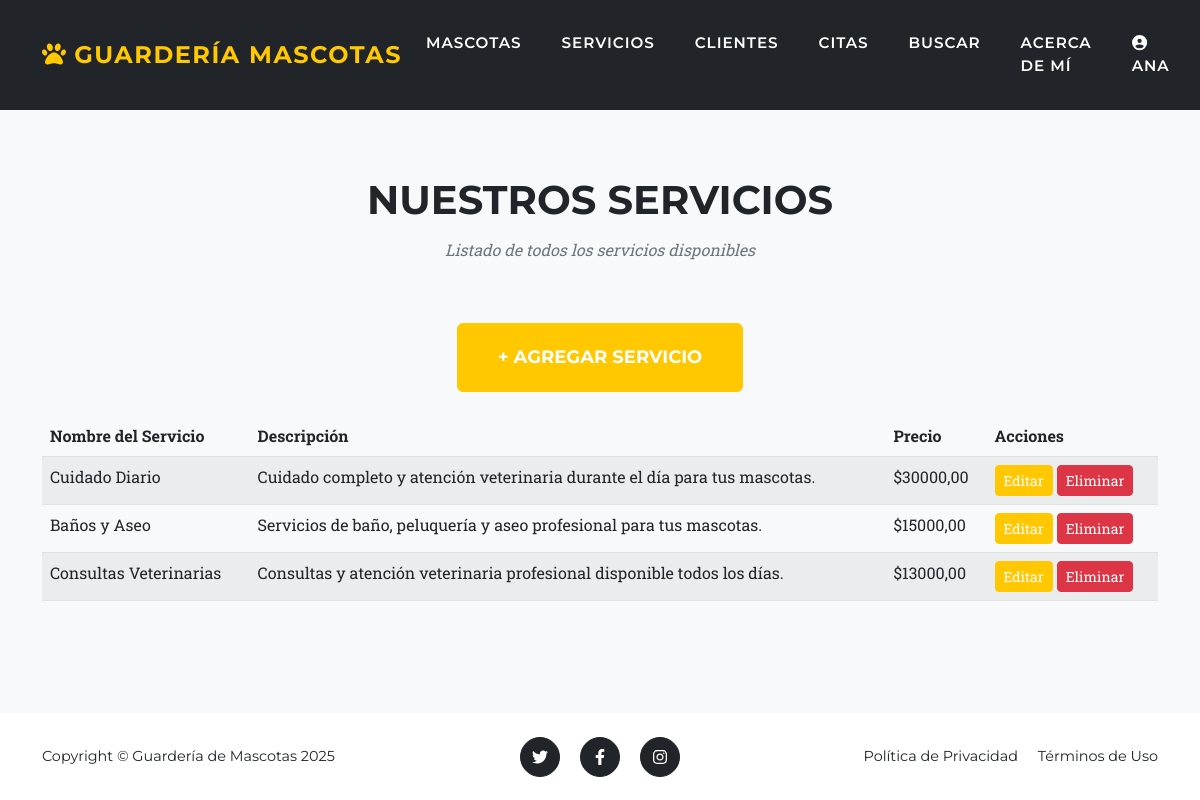
The page /servicios/ (signed in) on the database its author committed.
### entidades/models.py (models this page shows, shortened)
class servicio(models.Model):
    nombre_servicio = models.CharField(max_length=100)
    descripcion = models.TextField()
    precio = models.DecimalField(max_digits=10, decimal_places=2)

### entidades/views.py (the view)
# urls.py: path('servicios/', views.servicios_list, name='servicios_list'),
def servicios_list(request):
    servicios = servicio.objects.all()
    return render(request, 'entidades/servicio_list.html', {'servicios': servicios})

### entidades/templates/entidades/servicio_list.html (shortened to what this page needs)
{% extends 'entidades/base.html' %}
{% block content %}
<section class="page-section bg-light" id="servicios">
    <div class="container">
        <div class="text-center">
            <h2 class="section-heading text-uppercase">Nuestros Servicios</h2>
            <h3 class="section-subheading text-muted">Listado de todos los servicios disponibles</h3>
        </div>
       <div class="text-center mb-4">
            {% if user.is_staff %}
                <a href="{% url 'servicio_create' %}" class="btn btn-primary btn-xl text-uppercase">+ Agregar Servicio</a>
            {% else %}
                <button class="btn btn-primary btn-xl text-uppercase" disabled style="opacity: 0.5; cursor: not-allowed;">+ Agregar Servicio</button>
            {% endif %}
        </div>
        {% if servicios %}
        <div class="table-responsive">
            <table class="table table-striped">
                <thead>
                    <tr>
                        <th>Nombre del Servicio</th>
                        <th>Descripción</th>
                        <th>Precio</th>
                        <th>Acciones</th>
                    </tr>
                </thead>
                <tbody>
                    {% for servicio in servicios %}
                    <tr>
                        <td>{{ servicio.nombre_servicio }}</td>
                        <td>{{ servicio.descripcion }}</td>
                        <td>${{ servicio.precio }}</td>
                        <td>
                            {% if user.is_staff %}
                                <a href="{% url 'servicio_edit' servicio.pk %}" class="btn btn-warning btn-sm">Editar</a>
                                <a href="{% url 'servicio_delete' servicio.pk %}" class="btn btn-danger btn-sm">Eliminar</a>
                            {% else %}
                                <button class="btn btn-warning btn-sm" disabled style="opacity: 0.5; cursor: not-allowed;">Editar</button>
                                <button class="btn btn-danger btn-sm" disabled style="opacity: 0.5; cursor: not-allowed;">Eliminar</button>
                            {% endif %}
                        </td>
                    </tr>
                    {% endfor %}
                </tbody>
            </table>
        </div>
        {% else %}
        <p class="text-center text-muted">No hay servicios registrados aún.</p>
        {% endif %}
    </div>
</section>
{% endblock %}

### entidades/templates/entidades/base.html (shortened to what this page needs)
{% load static %}
<!DOCTYPE html>
<html lang="es">
    <head>
        <link href="{% static 'css/styles.css' %}" rel="stylesheet" />
    </head>
    <body id="page-top">
        <nav class="navbar navbar-expand-lg navbar-dark fixed-top" id="mainNav">
            <div class="container">
                <a class="navbar-brand" href="/"><i class="fas fa-paw"></i> Guardería Mascotas</a>
                <div class="collapse navbar-collapse" id="navbarResponsive">
                    <ul class="navbar-nav text-uppercase ms-auto py-4 py-lg-0">
                        <li class="nav-item"><a class="nav-link" href="{% url 'mascotas_list' %}">Mascotas</a></li>
                        <li class="nav-item"><a class="nav-link" href="{% url 'servicios_list' %}">Servicios</a></li>
                        <li class="nav-item"><a class="nav-link" href="{% url 'clientes_list' %}">Clientes</a></li>
                        <li class="nav-item"><a class="nav-link" href="{% url 'citas_list' %}">Citas</a></li>
                        <li class="nav-item"><a class="nav-link" href="{% url 'buscar_mascota' %}">Buscar</a></li>
                        <li class="nav-item"><a class="nav-link" href="{% url 'acerca_de_mi' %}">Acerca de Mí</a></li>
                        {% if user.is_authenticated %}
                            <li class="nav-item">
                                <a class="nav-link" href="{% url 'editar_perfil' %}">
                                    {% if user.perfil.avatar %}
                                        <img src="{{ user.perfil.avatar.url }}" alt="Avatar" style="width: 30px; height: 30px; border-radius: 50%; object-fit: cover;">
                                    {% else %}
                                        <i class="fas fa-user-circle"></i>
                                    {% endif %}
                                    {{ user.username }}
                                </a>
                            </li>
                        {% else %}
                            <li class="nav-item"><a class="nav-link" href="{% url 'login' %}">Iniciar Sesión</a></li>
                            <li class="nav-item"><a class="nav-link" href="{% url 'registro' %}">Registrarse</a></li>
                        {% endif %}
                    </ul>
                </div>
            </div>
        </nav>
        {% block content %}{% endblock %}
        <footer class="footer py-4">
            <div class="container">
                <div class="row align-items-center">
                    <div class="col-lg-4 text-lg-start">Copyright &copy; Guardería de Mascotas 2025</div>
                    <div class="col-lg-4 my-3 my-lg-0">
                        <a class="btn btn-dark btn-social mx-2" href="#!" aria-label="Twitter"><i class="fab fa-twitter"></i></a>
                        <a class="btn btn-dark btn-social mx-2" href="#!" aria-label="Facebook"><i class="fab fa-facebook-f"></i></a>
                        <a class="btn btn-dark btn-social mx-2" href="#!" aria-label="Instagram"><i class="fab fa-instagram"></i></a>
                    </div>
                    <div class="col-lg-4 text-lg-end">
                        <a class="link-dark text-decoration-none me-3" href="#!">Política de Privacidad</a>
                        <a class="link-dark text-decoration-none" href="#!">Términos de Uso</a>
                    </div>
                </div>
            </div>
        </footer>
    </body>
</html>

### entidades/templates/entidades/base.html (style rules this page uses)
body { padding-top: 80px; }
#mainNav { background-color: #212529 !important; }
#mainNav .navbar-nav { gap: 0.5rem; margin-right: auto !important; margin-left: 0 !important; }
#mainNav .navbar-nav .nav-link { color: #ffffff !important; font-weight: 600; font-size: 0.9rem; letter-spacing: 0.05em; padding-right: 0.5rem !important; padding-left: 0.5rem !important; }
#mainNav .navbar-nav { gap: 0.5rem; }

### rows shown on the page
servicio: nombre_servicio "Cuidado Diario", descripcion "Cuidado completo y atención veterinaria durante el día para tus mascotas.", precio "30000,00"
servicio: nombre_servicio "Baños y Aseo", descripcion "Servicios de baño, peluquería y aseo profesional para tus mascotas.", precio "15000,00"
servicio: nombre_servicio "Consultas Veterinarias", descripcion "Consultas y atención veterinaria profesional disponible todos los días.", precio "13000,00"

### other values the page prints
{{ user.username }} "ANA"
